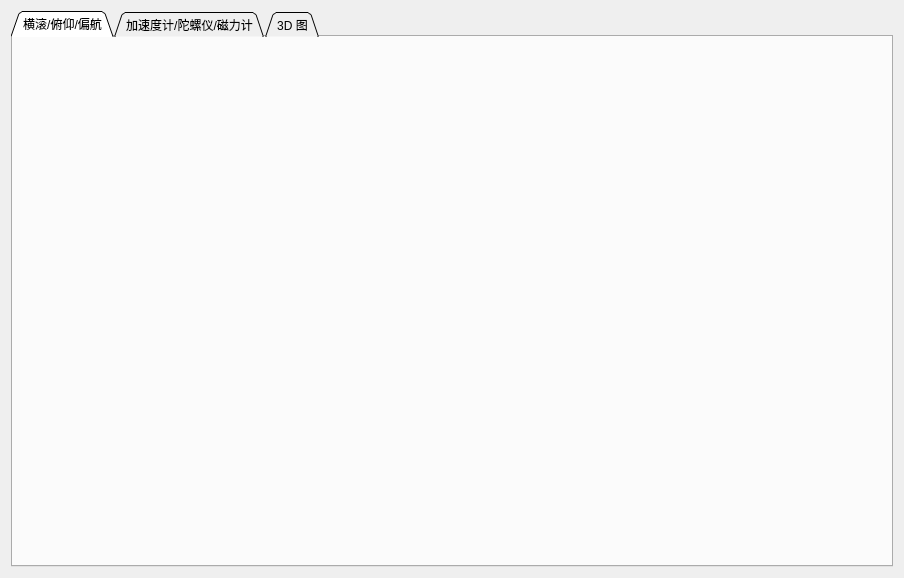
<?xml version="1.0" encoding="UTF-8"?>
<ui version="4.0">
 <class>PageImu</class>
 <widget class="QWidget" name="PageImu">
  <property name="geometry">
   <rect>
    <x>0</x>
    <y>0</y>
    <width>904</width>
    <height>578</height>
   </rect>
  </property>
  <property name="windowTitle">
   <string>Form</string>
  </property>
  <layout class="QVBoxLayout" name="verticalLayout">
   <item>
    <widget class="QTabWidget" name="tabWidget">
     <property name="tabShape">
      <enum>QTabWidget::Triangular</enum>
     </property>
     <property name="currentIndex">
      <number>0</number>
     </property>
     <widget class="QWidget" name="tab">
      <attribute name="title">
       <string>横滚/俯仰/偏航</string>
      </attribute>
      <layout class="QVBoxLayout" name="verticalLayout_2">
       <item>
        <widget class="QCustomPlot" name="rpyPlot" native="true"/>
       </item>
      </layout>
     </widget>
     <widget class="QWidget" name="tab_2">
      <attribute name="title">
       <string>加速度计/陀螺仪/磁力计</string>
      </attribute>
      <layout class="QVBoxLayout" name="verticalLayout_3">
       <item>
        <widget class="QSplitter" name="splitter">
         <property name="orientation">
          <enum>Qt::Vertical</enum>
         </property>
         <widget class="QCustomPlot" name="accelPlot" native="true"/>
         <widget class="QCustomPlot" name="gyroPlot" native="true"/>
         <widget class="QCustomPlot" name="magPlot" native="true"/>
        </widget>
       </item>
      </layout>
     </widget>
     <widget class="QWidget" name="tab_3">
      <attribute name="title">
       <string>3D 图</string>
      </attribute>
      <layout class="QVBoxLayout" name="layout3d">
       <item>
        <widget class="QCheckBox" name="useYawBox">
         <property name="text">
          <string>使用偏航角（会漂移）</string>
         </property>
        </widget>
       </item>
      </layout>
     </widget>
    </widget>
   </item>
  </layout>
 </widget>
 <customwidgets>
  <customwidget>
   <class>QCustomPlot</class>
   <extends>QWidget</extends>
   <header>widgets/qcustomplot.h</header>
   <container>1</container>
  </customwidget>
 </customwidgets>
 <resources/>
 <connections/>
</ui>
